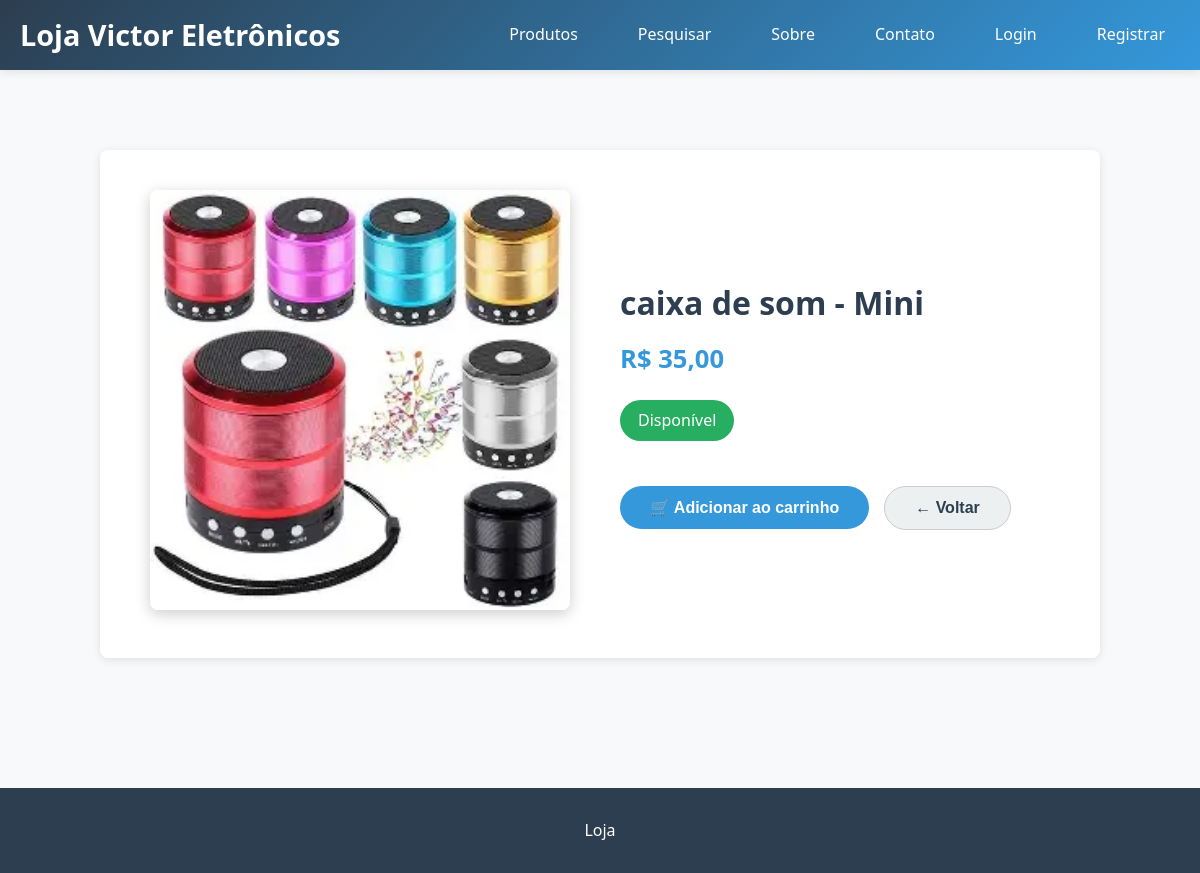
The page /produto/4/ on the database its author committed.
### loja/models.py (models this page shows, shortened)
class Produto(models.Model):
    nome = models.CharField(max_length=100)
    preco = models.DecimalField(max_digits=10, decimal_places=2)
    disponivel = models.BooleanField(default=True)
    imagem = models.ImageField(upload_to='produtos/', blank=True, null=True)
    quantidade = models.IntegerField(default=1)

### loja/views.py (the view)
# urls.py: path('produto/<int:pk>/', ProdutoDetailView.as_view(), name='produto_detail'),
class ProdutoDetailView(DetailView):
    model = Produto
    template_name = 'produto_detail.html'
    context_object_name = 'produto'

### carrinho/context_processor.py (called while the page is built)
def carrinho(request):
    return {'carrinho': Carrinho(request)}

### templates/produto_detail.html (shortened to what this page needs)
{% extends 'base.html' %}
{% load static %}
{% block content %}
<div class="produto-detalhe">
    <div class="produto-detalhe-conteudo">
        <div class="produto-detalhe-imagem">
            {% if produto.imagem %}
                <img src="{{ produto.imagem.url }}"
                     alt="{{ produto.nome }}"
                     class="produto-detalhe-img">
            {% else %}
                <img src="https://via.placeholder.com/400x400.png?text=Sem+Imagem"
                     alt="Sem imagem"
                     class="produto-detalhe-img">
            {% endif %}
        </div>
        <div class="produto-detalhe-info">
            <h2 class="produto-nome">{{ produto.nome }}</h2>
            <p class="produto-detalhe-preco">R$ {{ produto.preco }}</p>
            {% if produto.disponivel and produto.quantidade > 0 %}
                <span class="produto-status bg-success">Disponível</span>
            {% else %}
                <span class="produto-status bg-danger">Indisponível</span>
            {% endif %}
            <div class="produto-detalhe-botoes">
                {% if produto.disponivel and produto.quantidade > 0 %}
                    <form action="{% url 'adicionar_ao_carrinho' produto.id %}" method="post">
                        <button type="submit" class="btn btn-primary">
                            🛒 Adicionar ao carrinho
                        </button>
                    </form>
                {% else %}
                    <button class="btn btn-danger" disabled>
                        Produto esgotado
                    </button>
                {% endif %}
                <form action="{% url 'lista_produtos' %}" method="get">
                    <button type="submit" class="btn btn-secondary">
                        ← Voltar
                    </button>
                </form>
            </div>
        </div>
    </div>
</div>
{% endblock %}

### static/css/style.css (style rules this page uses)
* { margin: 0; padding: 0; box-sizing: border-box; }
body { font-family: 'Segoe UI', Tahoma, Geneva, Verdana, sans-serif; line-height: 1.6; color: #333; background-color: #f8f9fa; }
:root { --primary-color: #2c3e50; --secondary-color: #3498db; --accent-color: #e74c3c; --success-color: #27ae60; --warning-color: #f39c12; --danger-color: #e74c3c; --light-color: #ecf0f1; --dark-color: #2c3e50; --border-radius: 8px; --box-shadow: 0 2px 10px rgba(0,0,0,0.1); --transition: all 0.3s ease; }
.bg-success { background-color: var(--success-color); color: white; }
.btn { display: inline-block; padding: 12px 24px; border: none; border-radius: var(--border-radius); text-decoration: none; font-weight: 500; text-align: center; cursor: pointer; transition: var(--transition); font-size: 1rem; }
.btn-primary { background-color: var(--secondary-color); color: white; }
.produto-detalhe-img { width: 100%; max-width: 500px; height: 400px; object-fit: cover; border-radius: var(--border-radius); box-shadow: var(--box-shadow); }
.produto-detalhe { background: white; border-radius: var(--border-radius); box-shadow: var(--box-shadow); padding: 40px; margin: 50px auto; max-width: 1000px; animation: fadeIn 0.6s ease; }
.produto-detalhe-conteudo { display: flex; flex-wrap: wrap; align-items: center; gap: 40px; }
.produto-detalhe-imagem { flex: 1; text-align: center; }
.produto-detalhe-img { width: 100%; max-width: 420px; height: 420px; object-fit: cover; border-radius: var(--border-radius); box-shadow: 0 4px 15px rgba(0,0,0,0.2); transition: transform 0.3s ease; }
.produto-detalhe-info { flex: 1; text-align: left; }
.produto-nome { font-size: 2rem; font-weight: 700; color: var(--primary-color); margin-bottom: 10px; }
.produto-detalhe-preco { font-size: 1.6rem; font-weight: bold; color: var(--secondary-color); margin-bottom: 20px; }
.produto-status { display: inline-block; padding: 8px 18px; border-radius: 30px; font-weight: 500; color: white; margin-bottom: 25px; }
.bg-success { background-color: var(--success-color); }
.produto-detalhe-botoes { display: flex; gap: 15px; margin-top: 20px; flex-wrap: wrap; }
.produto-detalhe-botoes .btn { padding: 12px 30px; border-radius: 30px; font-weight: 600; transition: transform 0.3s ease; }
.produto-detalhe-botoes .btn-primary { background-color: var(--secondary-color); color: white; }
.produto-detalhe-botoes .btn-secondary { background-color: var(--light-color); color: var(--dark-color); border: 1px solid #ccc; }
button { cursor: pointer; border: none; border-radius: 10px; padding: 10px 20px; font-size: 1em; transition: 0.3s; }

### rows shown on the page
Produto: imagem (picture), nome "caixa de som - Mini", preco "35,00"
